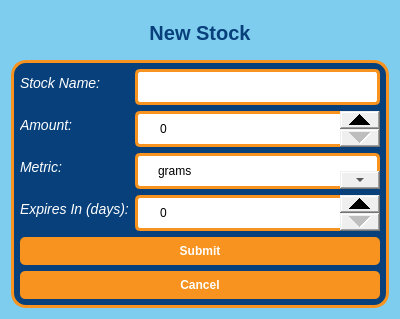
<?xml version="1.0" encoding="UTF-8"?>
<ui version="4.0">
 <class>AddItemDialog</class>
 <widget class="QDialog" name="AddItemDialog">
  <property name="geometry">
   <rect>
    <x>0</x>
    <y>0</y>
    <width>400</width>
    <height>319</height>
   </rect>
  </property>
  <property name="windowTitle">
   <string>Dialog</string>
  </property>
  <property name="styleSheet">
   <string notr="true">#AddItemDialog {
	background-color: #7fcdee;
}

QLabel {
	color: #07407b;
}

#mainWidget QLabel {
	color: #ffffff;
	font-size: 14px;
	font-style: italic;
}

QLineEdit {
	border: 2.5px solid #f7931e;
	border-radius: 5px;
	padding: 7px 20px;
}

QSpinBox {
	border: 2.5px solid #f7931e;
	border-radius: 5px;
	padding: 7px 20px;
}

QSpinBox::up-button {
	subcontrol-origin: border;
	subcontrol-position: top right;
	width: 40px;
	height: 18px;
}

QSpinBox::down-button {
	subcontrol-origin: border;
	subcontrol-position: bottom right;
	width: 40px;
	height: 18px;
}

QComboBox {
    border: 2.5px solid #f7931e;
    border-radius: 5px;
    padding: 7px 20px;
}

QComboBox::drop-down {
	subcontrol-origin: border;
	subcontrol-position: bottom right;
	width: 40px;
	height: 18px;
}

QPushButton {
	color: #ffffff;
	font-weight: bold;
	background-color: #f7931e;
	border-radius: 5px;
	padding: 7px 20px;
}

QPushButton::hover {
	color:  #f7931e;
	font-weight: bold;
	background-color: #ffffff;
}

#newStockLabel {
	color: #07407b;
	font-weight: bold;
	font-size: 20px;
}

#mainWidget {
	background-color: #07407b;
	border: 2.5px solid #f7931e;
	border-radius: 15px;
}</string>
  </property>
  <layout class="QVBoxLayout" name="verticalLayout_2">
   <item>
    <widget class="QLabel" name="newStockLabel">
     <property name="text">
      <string>New Stock</string>
     </property>
     <property name="alignment">
      <set>Qt::AlignCenter</set>
     </property>
    </widget>
   </item>
   <item>
    <widget class="QWidget" name="mainWidget" native="true">
     <layout class="QVBoxLayout" name="verticalLayout">
      <item>
       <layout class="QFormLayout" name="formLayout">
        <item row="0" column="0">
         <widget class="QLabel" name="stockLabel">
          <property name="text">
           <string>Stock Name:</string>
          </property>
         </widget>
        </item>
        <item row="0" column="1">
         <widget class="QLineEdit" name="stockLineEdit"/>
        </item>
        <item row="1" column="0">
         <widget class="QLabel" name="amountLabel">
          <property name="text">
           <string>Amount:</string>
          </property>
         </widget>
        </item>
        <item row="3" column="0">
         <widget class="QLabel" name="metricLabel">
          <property name="text">
           <string>Metric:</string>
          </property>
         </widget>
        </item>
        <item row="3" column="1">
         <widget class="QComboBox" name="comboBoxMetrics">
          <item>
           <property name="text">
            <string>grams</string>
           </property>
          </item>
          <item>
           <property name="text">
            <string>kilograms</string>
           </property>
          </item>
          <item>
           <property name="text">
            <string>millilitres</string>
           </property>
          </item>
          <item>
           <property name="text">
            <string>litres</string>
           </property>
          </item>
          <item>
           <property name="text">
            <string>count</string>
           </property>
          </item>
         </widget>
        </item>
        <item row="4" column="0">
         <widget class="QLabel" name="dateLabel">
          <property name="text">
           <string>Expires In (days):</string>
          </property>
         </widget>
        </item>
        <item row="4" column="1">
         <widget class="QSpinBox" name="dateSpinBox">
          <property name="maximum">
           <number>365</number>
          </property>
         </widget>
        </item>
        <item row="1" column="1">
         <widget class="QSpinBox" name="amountSpinBox">
          <property name="maximum">
           <number>999</number>
          </property>
         </widget>
        </item>
       </layout>
      </item>
      <item>
       <widget class="QPushButton" name="submit">
        <property name="text">
         <string>Submit</string>
        </property>
       </widget>
      </item>
      <item>
       <widget class="QPushButton" name="cancel">
        <property name="text">
         <string>Cancel</string>
        </property>
       </widget>
      </item>
     </layout>
    </widget>
   </item>
  </layout>
 </widget>
 <resources/>
 <connections/>
</ui>
